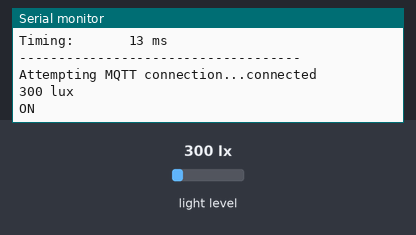
Recording of a sketch running on a simulated ESP8266 (NodeMCU). On the bench: the last lines printed to the serial monitor. The test bench sets the inputs (shaded band); at power-on: light level 300 lx. WiFi joins after 1.5 s; servers stay silent unless stated; no MQTT or app messages arrive unless stated.

Above: at 3.3 s.
3.4 s: light level set to 160 lx
At 4.7 s:
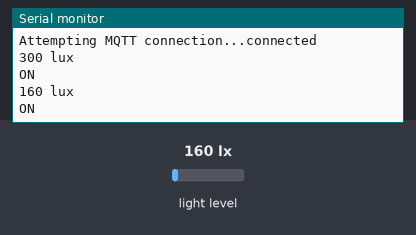
4.9 s: light level set to 134 lx
At 7.6 s:
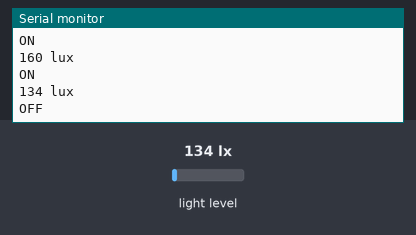
Timing chart, 0 to 9.1 s (numbered marks = the images above; inputs shaded):
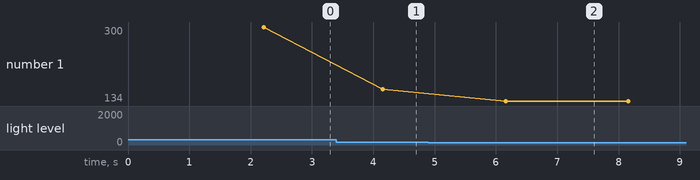

Measured:
- the behaviour switches between 151 and 150 lx on light level (found by bisection; images 1 and 2)
- after the input at 3.4 s, the serial monitor: prints a new line after 0.76 s (image 1)
- after the input at 4.9 s, the serial monitor: prints a new line after 1.3 s (image 2)
- plotted number 1: 300 → 160 after the input at 3.4 s, 160 → 134 after the input at 4.9 s

The sketch:

clientLightSensor.ino
```cpp
/*
  Basic ESP8266 MQTT example

  This sketch demonstrates the capabilities of the pubsub library in combination
  with the ESP8266 board/library.

  It connects to an MQTT server then:
  - publishes "hello world" to the topic "outTopic" every two seconds
  - subscribes to the topic "inTopic", printing out any messages
    it receives. NB - it assumes the received payloads are strings not binary
  - If the first character of the topic "inTopic" is an 1, switch ON the ESP Led,
    else switch it off

  It will reconnect to the server if the connection is lost using a blocking
  reconnect function. See the 'mqtt_reconnect_nonblocking' example for how to
  achieve the same result without blocking the main loop.

  To install the ESP8266 board, (using Arduino 1.6.4+):
  - Add the following 3rd party board manager under "File -> Preferences -> Additional Boards Manager URLs":
       http://arduino.esp8266.com/stable/package_esp8266com_index.json
  - Open the "Tools -> Board -> Board Manager" and click install for the ESP8266"
  - Select your ESP8266 in "Tools -> Board"
*/
#include <ESP8266WiFi.h>
#include <PubSubClient.h>
// Light Sensor TSL2561
#include <Wire.h>
#include <Adafruit_Sensor.h>
#include <Adafruit_TSL2561_U.h>
#include <string.h>

// Update these with values suitable for your network.
const char* ssid     = "TP-LINK_344BB6";
const char* password = "1F344BB6";
IPAddress mqttServer(192, 168, 1, 136);

// Configure time to get data from sensor
unsigned long tAnt = 0;
const int tSecs = 2000;

// WifiClient
WiFiClient espClient;
PubSubClient client(espClient);
// Object for sensor
Adafruit_TSL2561_Unified tsl = Adafruit_TSL2561_Unified(TSL2561_ADDR_FLOAT, 12345);

/************** Prototype functions**************/
void setupWifi();
void reconnect();
void callback(char* topic, byte* payload, unsigned int length);
void displaySensorDetails(void);
void configureSensor(void);
void readSensor(void);
/**************End Prototype functions**************/

void setup() {
  // Serial Port baudrate
  Serial.begin(57600);
  setupWifi();
  // Connection to MQTT server(broker)
  client.setServer(mqttServer, 1883);
  client.setCallback(callback);

  // Sensor configuration
  if (!tsl.begin())
  {
    /* There was a problem detecting the TSL2561 ... check your connections */
    Serial.print("Ooops, no TSL2561 detected ... Check your wiring or I2C ADDR!");
    while (1);
  }

  /* Display some basic information on this sensor */
  displaySensorDetails();

  /* Setup the sensor gain and integration time */
  configureSensor();
}

void loop()
{
  unsigned long tAct = millis();
  if (!client.connected()) {
    reconnect();
  }
  client.loop();
  // Light sensor publishing
  if ((tAct - tAnt) >= tSecs){
    readSensor();
    tAnt = tAct;
  }
}

// Event to handle subscriptions and publications
void callback(char* topic, byte* payload, unsigned int length) {
  Serial.print("Message arrived [");
  Serial.print(topic);
  Serial.print("] ");
  for (int i = 0; i < length; i++) {
    Serial.print((char)payload[i]);
  }
  Serial.println();
}

void reconnect() {
  // Loop until we're reconnected
  while (!client.connected()) {
    Serial.print("Attempting MQTT connection...");
    // Attempt to connect
    if (client.connect("arduClient")) {
      Serial.println("connected");
      // Once connected, publish an announcement...
      //client.publish("myhome/lightSensor/01", statusLamp);
      // ... and resubscribe
      client.subscribe("myHome/temperature");
    } else {
      Serial.print("failed, rc=");
      Serial.print(client.state());
      Serial.println(" try again in 5 seconds");
      // Wait 5 seconds before retrying
      delay(5000);
    }
  }
}

// We start by connecting to a WiFi network
void setupWifi() {
  delay(100);
  Serial.println();
  Serial.println();
  Serial.print("Connecting to ");
  Serial.println(ssid);

  WiFi.begin(ssid, password);

  while (WiFi.status() != WL_CONNECTED) {
    delay(500);
    Serial.print(".");
  }

  Serial.println("");
  Serial.println("WiFi connected");
  Serial.println("IP address: ");
  Serial.println(WiFi.localIP());
}

// Displays some basic information on this sensor from the unified
// sensor API sensor_t type (see Adafruit_Sensor for more information)
void displaySensorDetails(void)
{
  sensor_t sensor;
  tsl.getSensor(&sensor);
  Serial.println("------------------------------------");
  Serial.print  ("Sensor:       "); Serial.println(sensor.name);
  Serial.print  ("Driver Ver:   "); Serial.println(sensor.version);
  Serial.print  ("Unique ID:    "); Serial.println(sensor.sensor_id);
  Serial.print  ("Max Value:    "); Serial.print(sensor.max_value); Serial.println(" lux");
  Serial.print  ("Min Value:    "); Serial.print(sensor.min_value); Serial.println(" lux");
  Serial.print  ("Resolution:   "); Serial.print(sensor.resolution); Serial.println(" lux");
  Serial.println("------------------------------------");
  Serial.println("");
  delay(500);
}

// Configures the gain and integration time for the TSL2561
void configureSensor(void)
{
  /* You can also manually set the gain or enable auto-gain support */
  // tsl.setGain(TSL2561_GAIN_1X);      /* No gain ... use in bright light to avoid sensor saturation */
  // tsl.setGain(TSL2561_GAIN_16X);     /* 16x gain ... use in low light to boost sensitivity */
  tsl.enableAutoRange(true);            /* Auto-gain ... switches automatically between 1x and 16x */

  /* Changing the integration time gives you better sensor resolution (402ms = 16-bit data) */
  tsl.setIntegrationTime(TSL2561_INTEGRATIONTIME_13MS);      /* fast but low resolution */
  // tsl.setIntegrationTime(TSL2561_INTEGRATIONTIME_101MS);  /* medium resolution and speed   */
  // tsl.setIntegrationTime(TSL2561_INTEGRATIONTIME_402MS);  /* 16-bit data but slowest conversions */

  /* Update these values depending on what you've set above! */
  Serial.println("------------------------------------");
  Serial.print  ("Gain:         "); Serial.println("Auto");
  Serial.print  ("Timing:       "); Serial.println("13 ms");
  Serial.println("------------------------------------");
}

// Read light sensor
void readSensor() {
  /* Get a new sensor event */
  sensors_event_t event;
  tsl.getEvent(&event);

  /* Display the results (light is measured in lux) */
  if (event.light)
  {
    int lux = event.light;
    Serial.print(lux);
    Serial.println(" lux");
    if (lux <= 150){
      client.publish("myhome/lightSensor/01", "OFF");
      Serial.println("OFF");
    }
    else{
      client.publish("myhome/lightSensor/01","ON");
      Serial.println("ON");
    }
  }
  else
  {
    /* If event.light = 0 lux the sensor is probably saturated
       and no reliable data could be generated! */
    Serial.println("Sensor overload");
  }
}
```
